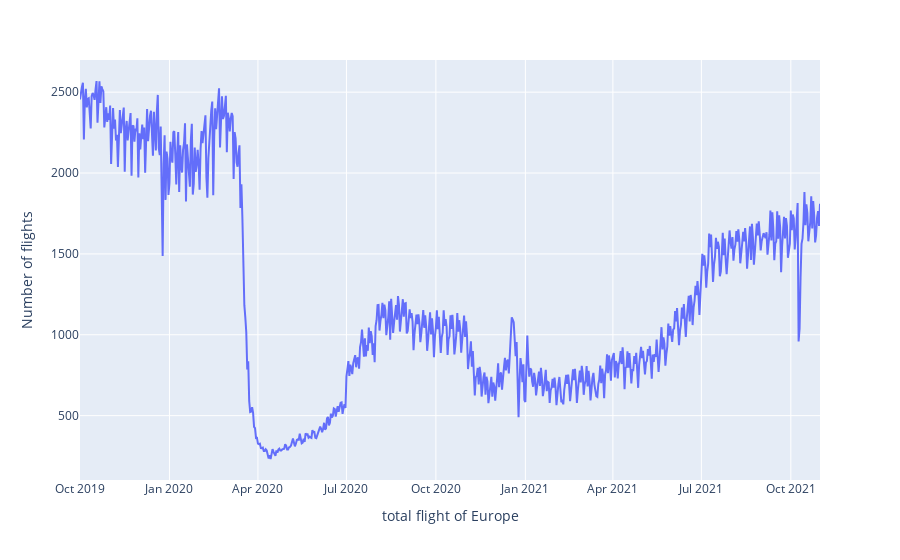

Here is the notebook cell this chart was saved with:
### Markdown cell above
#### Europe_total

### Code cell
fd_europe_total = fd_europe_map.groupby(['day'], as_index=False).count()
fig = px.line(fd_europe_total , x="day", y="callsign")
fig.update_xaxes(title={'text': 'total flight of Europe'})
fig.update_yaxes(title={'text': 'Number of flights'})
fig.show()

### Figure 1 — Plotly figure (JSON) as saved in the notebook; plotly's stock layout.template omitted (floating-point values rounded to 4 significant figures; data arrays with more than 128 entries replaced by an {"elided": "..."} marker saying what was removed)
{"data": [{"hovertemplate": "day=%{x}<br>callsign=%{y}<extra></extra>", "legendgroup": "", "line": {"color": "#636efa", "dash": "solid"}, "marker": {"symbol": "circle"}, "mode": "lines", "name": "", "orientation": "v", "showlegend": false, "type": "scatter", "x": {"elided": "757 str values"}, "xaxis": "x", "y": {"elided": "757 int values"}, "yaxis": "y"}], "layout": {"legend": {"tracegroupgap": 0}, "margin": {"t": 60}, "xaxis": {"anchor": "y", "domain": [0, 1], "title": {"text": "total flight of Europe"}}, "yaxis": {"anchor": "x", "domain": [0, 1], "title": {"text": "Number of flights"}}}}
